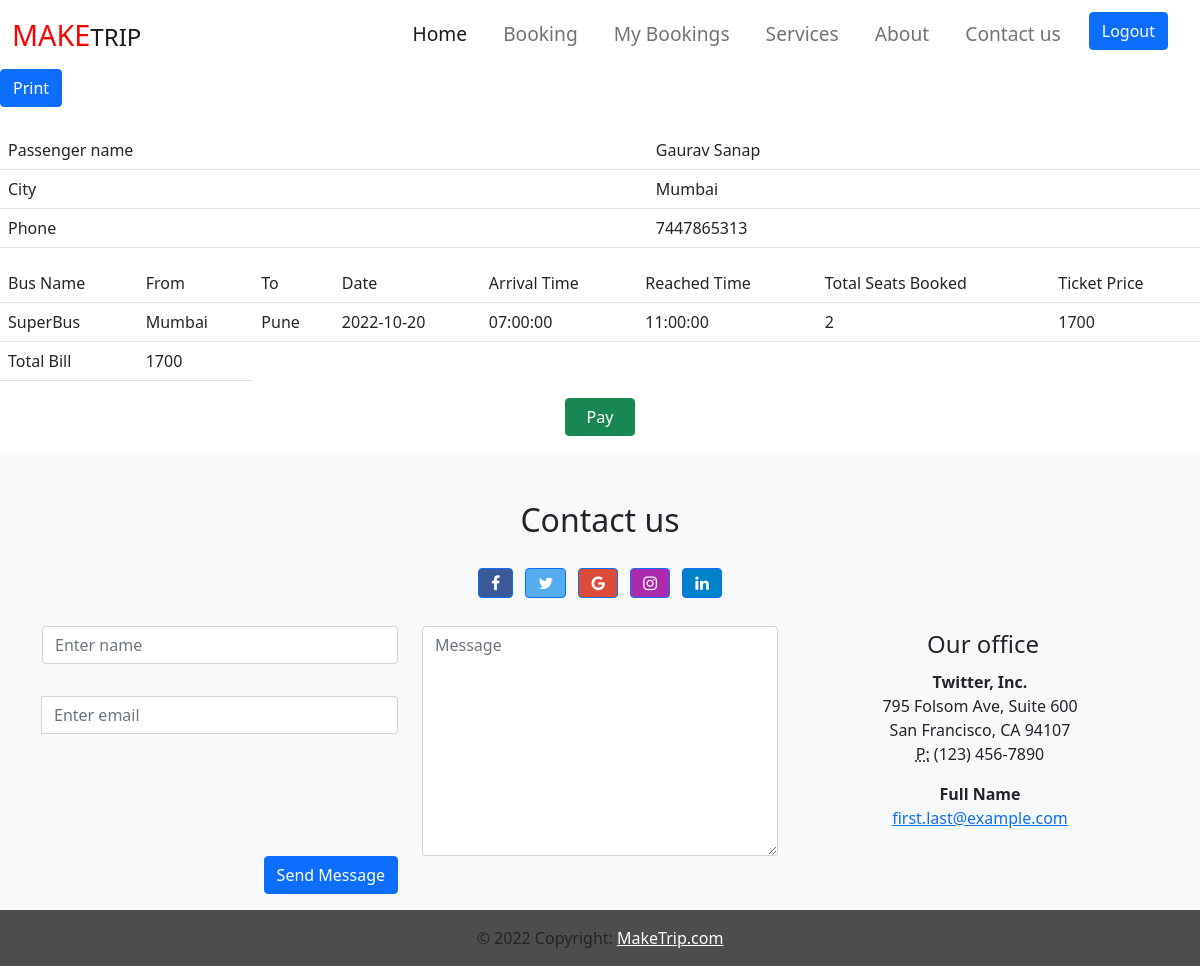
The page /bill.php (signed in) on the database its author committed.
### tables this page shows
CREATE TABLE `tblbooking` (
  `bus_no` int(10) NOT NULL,
  `bookedseats` varchar(20) NOT NULL,
  `user_id` int(10) NOT NULL,
  `status` varchar(20) NOT NULL,
  `ticketstatus` varchar(20) NOT NULL,
  `month` int(10) NOT NULL,
  `year` int(10) NOT NULL
);

CREATE TABLE `user_tb` (
  `user_id` int(10) NOT NULL,
  `user_name` varchar(20) NOT NULL,
  `user_birth` date NOT NULL,
  `user_gender` varchar(6) NOT NULL,
  `user_email` varchar(25) NOT NULL,
  `user_phone` bigint(10) NOT NULL,
  `user_city` varchar(20) NOT NULL,
  `user_password` varchar(15) NOT NULL
);

CREATE TABLE `addbus` (
  `bus_no` int(10) NOT NULL,
  `bus_name` varchar(20) NOT NULL,
  `bus_from` varchar(20) NOT NULL,
  `bus_to` varchar(20) NOT NULL,
  `total_seats` int(60) NOT NULL,
  `bus_price` varchar(10) NOT NULL,
  `bus_date` date NOT NULL,
  `arrival_time` time NOT NULL,
  `reach_time` time NOT NULL
);

### bill.php (the view, shortened to what this page needs)
<html>
<head>
	<?php require 'head.php';?>
</head>
<body>
<?php require 'main-header.php';?>
<input type="button" class="btn btn-primary" value="Print" onclick="print()" name=""><br><br>
<table class="table">
	<?php
$q=mysqli_query($con,"select * from tblbooking,user_tb where user_tb.user_id=tblbooking.user_id and tblbooking.user_id=".$_SESSION['user_id']);
while ($r=mysqli_fetch_array($q)) {
	?>
	<Tr>
		<TD>
			Passenger name
		</TD>
		<td>
			<?php echo $r['user_name'];?>
		</td>
	</Tr>
	<Tr>
		<td>
			City
		</td>
		<td>
			<?php echo $r['user_city'];?>
		</td>
	</Tr>
	<Tr>
		<td>
			Phone
		</td>
		<td>
			<?php echo $r['user_phone'];?>
		</td>
	</Tr>
	<?php
}
?>
</table>
<table class="table">
	<tr>
		<td>Bus Name</td>
		<td>From</td>
		<td>To</td>
		<td>Date</td>
		<td>Arrival Time</td>
		<td>Reached Time</td>
		<td>Total Seats Booked</td>
		<td>Ticket Price</td>
	</tr>
<?php
$q=mysqli_query($con,"select * from tblbooking,addbus where addbus.bus_no=tblbooking.bus_no and tblbooking.user_id=".$_SESSION['user_id']);
while ($r=mysqli_fetch_array($q)) {
	?>
	<Tr>
		<td>
	<?php echo $r["bus_name"];?>
</td>
<td>
	<?php echo $r["bus_from"];?>
</td>
<td>
	<?php echo $r["bus_to"];?>
</td>
<td>
	<?php echo $r["bus_date"];?>
</td>
<td>
	<?php echo $r["arrival_time"];?>
</td>
<td>
	<?php echo $r["reach_time"];?>
</td>
<td>
	<?php echo $r["bookedseats"];?>
</td>
<td>
	<?php echo $total= $r["bookedseats"]*$r["bus_price"];$ftotal+=$total;?>
</td>
</Tr>
<?php
}
?>
<Tr>
	<td>
		Total Bill
	</td>
	<td>
		<?php echo $ftotal;?>
	</td>
</Tr>
</table>
<form method="post">
<center>
<table style="tex">
<tr>
	<Td >
		<input type="submit" class="btn btn-success" name="btnpay" value="  Pay  ">
	</Td>
</tr>
</table>
</center>
</form>
<?php require 'footer.php';?>
</body>
</html>

### rows shown on the page
tblbooking: user.user_name "Gaurav Sanap", user.user_city "Mumbai", user.user_phone "7447865313", addbus.bus_name "SuperBus", addbus.bus_from "Mumbai", addbus.bus_to "Pune", addbus.bus_date "2022-10-20", addbus.arrival_time "07:00:00", addbus.reach_time "11:00:00", bookedseats "2", $total=$r['bookedseats']*$r['bus_price'] "1700"

### other values the page prints
$ftotal "1700"
